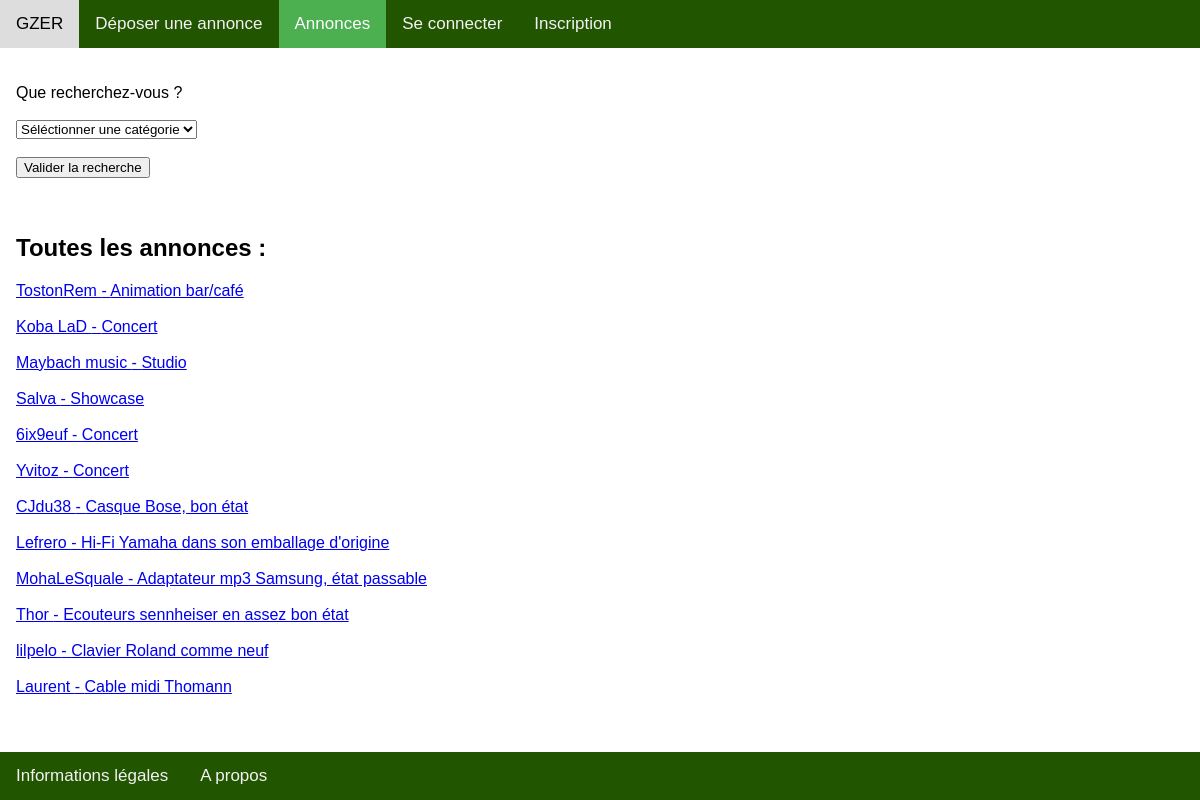
The app's page /controler/annonces.ctrl.php with its own data.
### tables this page shows
CREATE TABLE annonces (
  numA INTEGER,
  titreA STRING,
  prixA INTEGER,
  localisationA STRING,
  auteurA STRING,
  dateA date,
  categorieA STRING,
  styleA STRING
);

### controler/annonces.ctrl.php (called while the page is built)
<?php
require_once('../model/Annonce.class.php');
require_once('../model/GzerDAO.class.php');
if (isset($_GET['categorie'])) {
  $categorie = $_GET['categorie'];
} else {
  $categorie = '';
}
if (isset($_GET['quartier'])) {
  $quartier = $_GET['quartier'];
} else {
  $quartier = '';
}
  if (isset($categorie) && $categorie != '') {
    $config = parse_ini_file('../config/config.ini');
    $DAO = new GzerDAO($config['database_path']);
    $annoncesCat = $DAO->getAnnoncesParCategorie($categorie);
  } else if (isset($style) && $style != ''){
    $config = parse_ini_file('../config/config.ini');
    $DAO = new GzerDAO($config['database_path']);
    $annoncesStyle = $DAO->getAnnoncesParStyle($style);
  } else if (isset($materiel) && $materiel != '') {
    $config = parse_ini_file('../config/config.ini');
    $DAO = new GzerDAO($config['database_path']);
    $annoncesCat = $DAO->getAnnoncesParCategorie($materiel);
  } else if (isset($quartier) && $quartier != '') {
    $config = parse_ini_file('../config/config.ini');
    $DAO = new GzerDAO($config['database_path']);
    $annoncesQuart = $DAO->getAnnoncesParQuartier($quartier);
  } else {
    $config = parse_ini_file('../config/config.ini');
    $DAO = new GzerDAO($config['database_path']);
    $annonces = $DAO->getAnnonces();
  }
include('../view/annonces.view.php');
?>

### model/GzerDAO.class.php (called while the page is built, shortened)
<?php
class GzerDAO {
  private $db;
  function __construct($path) {
    $database = 'sqlite:'.$path.'/gzer.db';
    try {
      $this->db = new PDO($database);
    }
    catch (PDOException $e){
      die("erreur de connexion:".$e->getMessage());
    }
  }
  public function getDb(){
    return $this->db;
  }
  public function getAnnonces():array{
    $req = "SELECT * FROM annonces";
    $st = $this->getDb()->query($req);
    $result=$st->fetchAll(PDO::FETCH_CLASS, 'Annonce');
    return $result;
  }
}
?>

### model/Annonce.class.php (called while the page is built, shortened)
<?php
class Annonce {
  private $numA;
  private $titreA;
  private $auteurA;
  public function getNumA() {
    return $this->numA;
  }
  public function getTitreA() {
    return $this->titreA;
  }
  public function getAuteurA() {
    return $this->auteurA;
  }
}
?>

### view/annonces.view.php (the view, shortened to what this page needs)
<!DOCTYPE html>
<html lang="en" dir="ltr">
<head>
  <link rel="stylesheet" href="../view/css/deposer_annonce.view.styles.css" />
</head>
<body>
  <div class="topnav">
    <a href="../controler/main.ctrl.php">GZER</a>
    <a href="../controler/deposer_annonce.ctrl.php">Déposer une annonce</a>
    <a class="active" href="../controler/annonces.ctrl.php">Annonces</a>
    <a href="../controler/seconnecter.ctrl.php">Se connecter</a>
    <a href="../controler/inscription.ctrl.php">Inscription</a>
  </div>
  <div class="navbar">
    <a href="../view/infos.view.php">Informations légales</a>
    <a href="../view/a_propos.view.php">A propos</a>
  </div>
  <div id=container style="padding-left:16px">
    <br><br>
    Que recherchez-vous ?
    <br><br>
    <form action="annonces.ctrl.php">
      <select id="categorie" name="categorie">
        <option value="" selected>Séléctionner une catégorie</option>
      </select>
      <br><br>
      <input type="submit" value="Valider la recherche">
    </form>
    <br><br>
    <h2>Toutes les annonces : <?= $categorie ?>  <?= $quartier ?></h2>
    <?php if(isset($annonces)) {foreach ($annonces as $annonce) { ?>
      <a href="../controler/annonce.ctrl.php?numA=<?= $annonce->getNumA() ?>"><?= $annonce->getAuteurA() ?> - <?= $annonce->getTitreA() ?></a>
      <br><br>
    <?php } } ?>
  </div>
  </body>
  </html>

### view/css/deposer_annonce.view.styles.css (style rules this page uses)
body { margin: 0; font-family: Arial, Helvetica, sans-serif; }
.topnav { overflow: hidden; background-color: #250; }
.topnav a { float: left; color: #f2f2f2; text-align: center; padding: 14px 16px; text-decoration: none; font-size: 17px; }
.topnav a.active { background-color: #4CAF50; color: white; }
.navbar { overflow: hidden; background-color: #250; position: fixed; bottom: 0; width: 100%; }
.navbar a { float: left; display: block; color: #f2f2f2; text-align: center; padding: 14px 16px; text-decoration: none; font-size: 17px; }
#container { overflow:auto; }

### records on screen
annonces: auteurA "TostonRem", titreA "Animation bar/café"
annonces: auteurA "Koba LaD", titreA "Concert"
annonces: auteurA "Maybach music", titreA "Studio"
annonces: auteurA "Salva", titreA "Showcase"
annonces: auteurA "6ix9euf", titreA "Concert"
annonces: auteurA "Yvitoz", titreA "Concert"
annonces: auteurA "CJdu38", titreA "Casque Bose, bon état"
annonces: auteurA "Lefrero", titreA "Hi-Fi Yamaha dans son emballage d'origine"
annonces: auteurA "MohaLeSquale", titreA "Adaptateur mp3 Samsung, état passable"
annonces: auteurA "Thor", titreA "Ecouteurs sennheiser en assez bon état"
annonces: auteurA "lilpelo", titreA "Clavier Roland comme neuf"
annonces: auteurA "Laurent", titreA "Cable midi Thomann"
